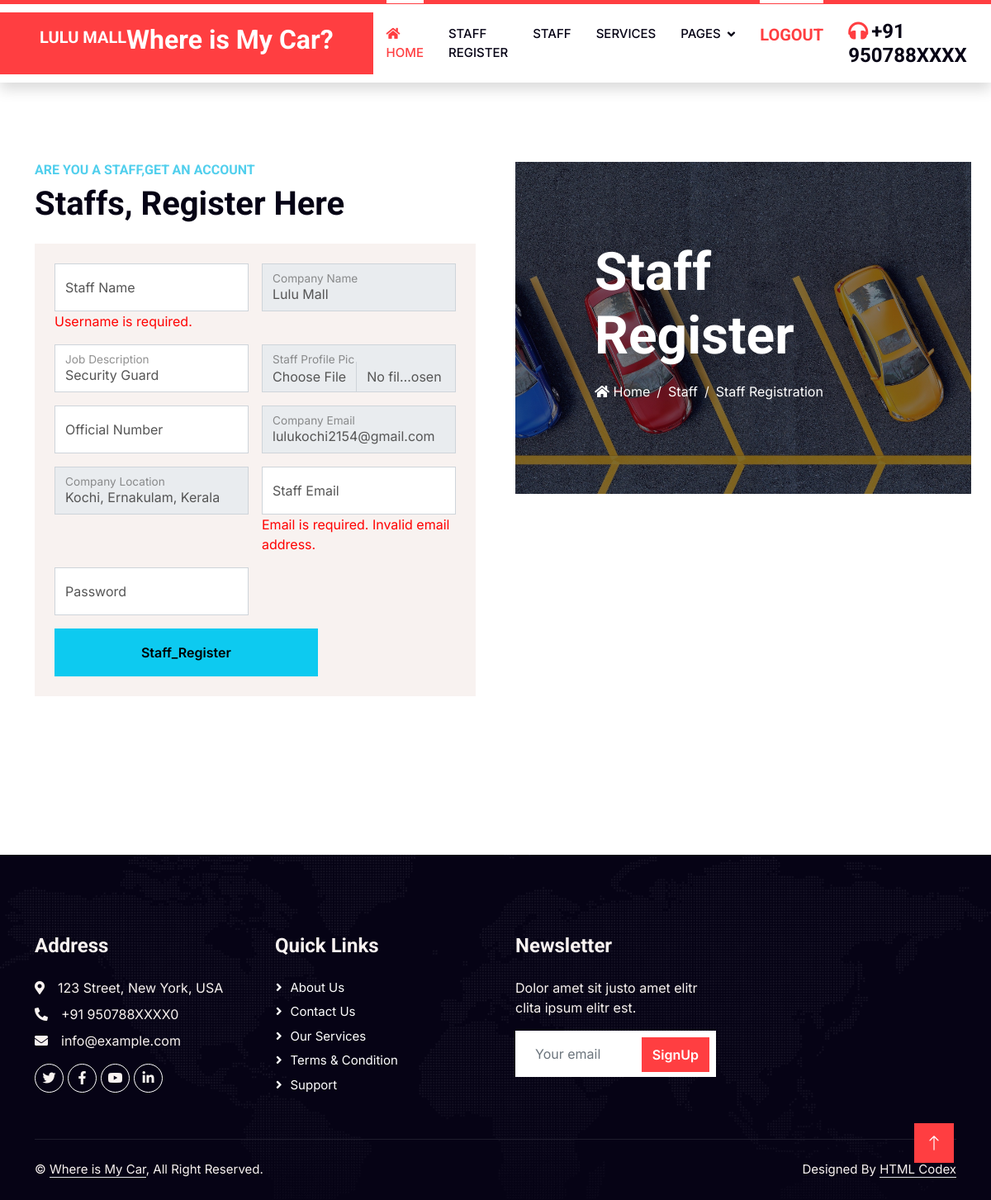
The page /staff_register (signed in) on the database its author committed.
### app1/models.py (models this page shows)
class company(models.Model):
    cname = models.CharField(max_length=50)
    c_logo= models.ImageField(upload_to='static/img/company_profile_pics', validators=[validate_image_file_extension])
    c_ph_no = models.IntegerField()
    park_option = models.TextField(max_length=25)
    timeA = models.TimeField()
    timeZ = models.TimeField()
    c_location = models.CharField(max_length=40)
    c_desc = models.TextField(max_length=500)
    park_slots = models.IntegerField()
    park_price = models.IntegerField()
    c_email = models.CharField(max_length=40,unique=True)
    c_pswd = models.CharField(max_length=40)
    def __str__(self):
        return self.cname

### app1/views.py (the view)
# urls.py: path('staff_register', views.staff_register),
def staff_register(re):
    if re.method == 'POST':
        a = re.POST['s_name']
        b = re.POST['cname']
        c = re.FILES.get('prof_pic')
        d = re.POST['job_desc']
        e = re.POST['s_ph_no']
        f = re.POST['c_email']
        g = re.POST['c_location']
        h = re.POST['s_email']
        i = re.POST['s_password']
        if not a:
            messages.error(re, 'Staff name cannot be blank')
            return redirect(staff_register)
        if not c:
            messages.error(re, 'Logo cannot be blank')
            return redirect(staff_register)
        if not d:
            messages.error(re, 'Job Description must be selected')
            return redirect(staff_register)
        else:
            phone_validator = RegexValidator(regex=r'^\d{10}$',message="Phone number must be entered in the format: '9896888739'. Up to 10 digits allowed.")
        try:
            phone_validator(e)
        except ValidationError as e:
            messages.error(re, str(e))
            return redirect(staff_register)
        try:
            validate_email(h)
        except ValidationError as e:
            messages.error(re, str(e))
            return redirect(staff_register)
        try:
            validate_password(i)
        except ValidationError as e:
            messages.error(re, str(e))
            return redirect(staff_register)
        try:
            data = staff.objects.create(s_name=a, cname=b, prof_pic=c, job_desc=d, s_ph_no=e, c_email=f, c_location=g, s_email=h, s_password=i)
            data.save()
            messages.success(re, 'Registered successfully')
            return redirect(staff_register)
        except Exception:
            messages.error(re, 'email already used')
            return redirect(staff_register)
    else:
        data=company.objects.get(c_email=re.session['c_id'])
        print(data)
        return render(re,'staff/Staff_register.html',{'data':data})

### template/staff/staff_register.html (shortened to what this page needs)
<!DOCTYPE html>
<html lang="en">
<head>
    {% load static %}
    <link href="https://cdnjs.cloudflare.com/ajax/libs/font-awesome/5.10.0/css/all.min.css" rel="stylesheet">
    <link href="https://cdn.jsdelivr.net/npm/bootstrap-icons@1.4.1/font/bootstrap-icons.css" rel="stylesheet">
    <link href="{% static 'lib/animate/animate.min.css' %}" rel="stylesheet">
    <link href="{% static 'lib/owlcarousel/assets/owl.carousel.min.css' %}" rel="stylesheet">
    <link href="{% static 'css/bootstrap.min.css' %}" rel="stylesheet">
    <link href="{% static 'css/style.css' %}" rel="stylesheet">
</head>
<body>
    <nav class="navbar navbar-expand-lg bg-white navbar-light shadow border-top border-5 border-primary sticky-top p-0">
        <a href="" class="navbar-brand bg-primary d-flex align-items-center px-4 px-lg-5">
            <h5 class="text-white text-uppercase mb-3 animated slideInDown">{{data.cname}}</h5>
            <h2 class="mb-2 text-white">Where is My Car?</h2>
        </a>
        <div class="collapse navbar-collapse" id="navbarCollapse">
            <div class="navbar-nav ms-auto p-4 p-lg-0">
                <a href="company_index" class="nav-item nav-link active"><i class="fa fa-home"></i> Home</a>
                <a href="staff_register" class="nav-item nav-link">Staff Register</a>
                <a href="our_staff" class="nav-item nav-link">Staff</a>
                <a href="company_index" class="nav-item nav-link">Services</a>
                                <div class="nav-item dropdown">
                    <a href="#" class="nav-link dropdown-toggle" data-bs-toggle="dropdown">Pages</a>
                </div>
                <a href="company_login" class="nav-item nav-link active"><h5 class="text-primary m-0">LogOut</h5></a>
            </div>
            <h4 class="m-0 pe-lg-5 d-none d-lg-block"><i class="fa fa-headphones text-primary me-1"></i>+91 950788XXXX</h4>
        </div>
    </nav>
    <div class="container-fluid overflow-hidden py-5 px-lg-0">
        <div class="container contact-page py-5 px-lg-0">
            <div class="row g-5 mx-lg-0">
                <div class="col-md-6 contact-form wow fadeIn" data-wow-delay="0.1s">
                    <h6 class="text-secondary text-uppercase">Are you a Staff,Get An Account</h6>
                    <h1 class="mb-4">Staffs, Register Here</h1>
                    <div class="bg-light p-4">
                        <form action="" enctype="multipart/form-data" method="post" ng-app="staff_register" ng-controller="validateCtrl" name="myForm" novalidate>
                            <div class="row g-3">
                                <div class="col-md-6">
                                    <div class="form-floating">
                                        <input type="text" class="form-control" name="s_name" ng-model="s_name" placeholder="Staff Name">
                                        <label>Staff Name</label>
                                        <span style="color:red" ng-show="myForm.s_name.$dirty && myForm.s_name.$invalid">
                                        <span ng-show="myForm.s_name.$error.required">Username is required.</span>
                                        </span>
                                    </div>
                                </div>
                                <div class="col-md-6">
                                    <div class="form-floating">
                                        <input type="text" class="form-control" name="cname" placeholder="Company Name" value="{{data.cname}}" readonly>
                                        <label>Company Name</label>
                                    </div>
                                </div>
                                <div class="col-md-6">
                                    <div class="form-floating">
                                        <input type="text" class="form-control" name="job_desc" value="Security Guard" placeholder="Job Description">
                                        <label>Job Description</label>
                                    </div>
                                </div>
                                <div class="col-md-6">
                                    <div class="form-floating">
                                        <input type="file" class="form-control" name="prof_pic" placeholder="Staff Profile Pic">
                                        <label>Staff Profile Pic</label>
                                    </div>
                                </div>
                                <div class="col-md-6">
                                    <div class="form-floating">
                                        <input type="text" class="form-control" name="s_ph_no" placeholder="Official Number">
                                        <label>Official Number</label>
                                    </div>
                                </div>
                                <div class="col-md-6">
                                    <div class="form-floating">
                                        <input type="email" class="form-control" name="c_email" placeholder="Company Email" value="{{data.c_email}}" readonly>
                                        <label>Company Email</label>
                                    </div>
                                </div>
                                <div class="col-md-6">
                                    <div class="form-floating">
                                        <input type="text" class="form-control" name="c_location" placeholder="Company Location" value="{{data.c_location}}" readonly>
                                        <label>Company Location</label>
                                    </div>
                                </div>
                                <div class="col-md-6">
                                    <div class="form-floating">
                                        <input type="email" class="form-control" name="s_email" ng-model="s_email" placeholder="Your Email">
                                        <label>Staff Email</label>
                                        <span style="color:red" ng-show="myForm.s_email.$dirty && myForm.s_email.$invalid">
                                        <span ng-show="myForm.s_email.$error.required">Email is required.</span>
                                        <span ng-show="myForm.s_email.$error.email">Invalid email address.</span>
                                        </span>
                                    </div>
                                </div>
                                <div class="col-md-6">
                                    <div class="form-floating">
                                        <input type="password" class="form-control" name="s_password" placeholder="Password">
                                        <label>Password</label>
                                    </div>
                                </div>
                                <div class="col-md-8">
                                    <input type="submit" VALUE="Staff_Register" class="btn btn-info w-100 py-3">
                                </div>
                            </div>
                        </form>
                    </div>
                </div>
                <div class="col-lg-6">
                    <div class="container-fluid page-header py-5" style="margin-bottom: 6rem;">
                        <div class="container py-5">
                            <h1 class="display-3 text-white mb-3 animated slideInDown">Staff Register</h1>
                            <nav aria-label="breadcrumb animated slideInDown">
                                <ol class="breadcrumb">
                                    <li class="breadcrumb-item"><a class="text-white" href="../company_index"><i class="fa fa-home"></i> Home</a></li>
                                    <li class="breadcrumb-item"><a class="text-white" href="../our_staff">Staff</a></li>
                                    <li class="breadcrumb-item text-white active" aria-current="page">Staff Registration</li>
                                </ol>
                            </nav>
                        </div>
                    </div>
                </div>
            </div>
        </div>
    </div>
    <div class="container-fluid bg-dark text-light footer pt-5 wow fadeIn" data-wow-delay="0.1s" style="margin-top: 6rem;">
        <div class="container py-5">
            <div class="row g-5">
                <div class="col-lg-3 col-md-6">
                    <h4 class="text-light mb-4">Address</h4>
                    <p class="mb-2"><i class="fa fa-map-marker-alt me-3"></i>123 Street, New York, USA</p>
                    <p class="mb-2"><i class="fa fa-phone-alt me-3"></i>+91 950788XXXX0</p>
                    <p class="mb-2"><i class="fa fa-envelope me-3"></i>info@example.com</p>
                    <div class="d-flex pt-2">
                        <a class="btn btn-outline-light btn-social" href=""><i class="fab fa-twitter"></i></a>
                        <a class="btn btn-outline-light btn-social" href=""><i class="fab fa-facebook-f"></i></a>
                        <a class="btn btn-outline-light btn-social" href=""><i class="fab fa-youtube"></i></a>
                        <a class="btn btn-outline-light btn-social" href=""><i class="fab fa-linkedin-in"></i></a>
                    </div>
                </div>
                <div class="col-lg-3 col-md-6">
                    <h4 class="text-light mb-4">Quick Links</h4>
                    <a class="btn btn-link" href="">About Us</a>
                    <a class="btn btn-link" href="">Contact Us</a>
                    <a class="btn btn-link" href="">Our Services</a>
                    <a class="btn btn-link" href="">Terms & Condition</a>
                    <a class="btn btn-link" href="">Support</a>
                </div>
                <div class="col-lg-3 col-md-6">
                    <h4 class="text-light mb-4">Newsletter</h4>
                    <p>Dolor amet sit justo amet elitr clita ipsum elitr est.</p>
                    <div class="position-relative mx-auto" style="max-width: 400px;">
                        <input class="form-control border-0 w-100 py-3 ps-4 pe-5" type="text" placeholder="Your email">
                        <button type="button" class="btn btn-primary py-2 position-absolute top-0 end-0 mt-2 me-2">SignUp</button>
                    </div>
                </div>
            </div>
        </div>
        <div class="container">
            <div class="copyright">
                <div class="row">
                    <div class="col-md-6 text-center text-md-start mb-3 mb-md-0">
                        &copy; <a class="border-bottom" href="#">Where is My Car</a>, All Right Reserved.
                    </div>
                    <div class="col-md-6 text-center text-md-end">
                        Designed By <a class="border-bottom" href="{% static 'https://htmlcodex.com">HTML Codex</a>
                    </div>
                </div>
            </div>
        </div>
    </div>
    <a href="#" class="btn btn-lg btn-primary btn-lg-square rounded-0 back-to-top"><i class="bi bi-arrow-up"></i></a>
</body>
</html>

### rows shown on the page
company: cname "LULU MALL", cname "Lulu Mall", c_email "lulukochi2154@gmail.com", c_location "Kochi, Ernakulam, Kerala"
